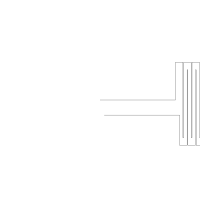

Here is the Python script that generated this plot:
#!/usr/bin/python
import argparse
import drawsvg as draw
from numpy import array, sqrt, pi, log
from math import floor, ceil

#  Embroidery capacitor maker, import to inkscape to generate pes file
#**** Size unit is mm and capacitance is pF
class CapacitorMaker:

    def GenerateInterdigitalCapacitor(name, wire_length, capacitance, size = 0):
        d = draw.Drawing(200, 200, origin='center', displayInline=False)
        p = draw.Path(stroke_width=0.202, stroke='black', fill_opacity ="0")
        
        c = CapacitorMaker(capacitance, size)
        c.makeInterdigitalCapacitor(p, wire_length)
        d.append(p)
        d.save_svg(name + ".svg")  # Save to file

    def __init__(self, capacitance, size = 0):

        self.capacitance = capacitance
        self.size = size
        self.line_width = 0.202
        self.spacing = 2
        self.relative_permeability = 1
        self.pixel_scale = 3.77
        self.minimum_stitch_length = 2 * self.pixel_scale

    def makeInterdigitalCapacitor(self, path, wire_length, reverse = False):
        reverseF = -1 if reverse else 1
        if self.size > 0:
            n = floor((self.capacitance * self.line_width / ((self.relative_permeability + 1)*self.size) - 0.1) / 0.089 + 3)
            print("estimated capacitance: ", (self.relative_permeability+1) / self.line_width * self.size * (((n-3)*.089)+.10))
            print("n: ", n)
            path.M(0, 0)
            centers = array([(wire_length)*reverseF*self.pixel_scale, 0])
            spacing = array([self.spacing*reverseF*self.pixel_scale, self.spacing*self.pixel_scale])
            finger_length = self.size*self.pixel_scale
            line_width = self.line_width*self.pixel_scale*reverseF
            print("centers: ", centers)
            print("spacing: ", spacing)
            print("finger length: ",finger_length)
            print("line width: ", line_width)
            print("wire length: ", wire_length)
            path.L(centers[0], centers[1])
            centers[1] -= finger_length/2
            path.L(centers[0], centers[1])
            lastPoint = centers
            for i in range(0, n):
                print("last point: ", lastPoint)
                self.drawStitches(path, lastPoint[0],                           lastPoint[1],                 lastPoint[0] + spacing[0],              lastPoint[1])
                self.drawStitches(path, lastPoint[0] + spacing[0],              lastPoint[1],                 lastPoint[0] + spacing[0],              lastPoint[1] + finger_length)
                self.drawStitches(path, lastPoint[0] + spacing[0],              lastPoint[1] + finger_length, lastPoint[0] + spacing[0] + line_width, lastPoint[1] + finger_length)
                self.drawStitches(path, lastPoint[0] + spacing[0] + line_width, lastPoint[1] + finger_length, lastPoint[0] + spacing[0] + line_width, lastPoint[1])
                lastPoint[0] += spacing[0] + line_width
            lastPoint[1] += spacing[1] + finger_length
            lastPoint[0] += spacing[0]/2 + line_width /2 
            path.M(lastPoint[0], lastPoint[1])
            for i in range(0, n):
                self.drawStitches(path, lastPoint[0],              lastPoint[1],                 lastPoint[0],                           lastPoint[1] - finger_length)
                self.drawStitches(path, lastPoint[0],              lastPoint[1] - finger_length, lastPoint[0] - line_width,              lastPoint[1] - finger_length)
                self.drawStitches(path, lastPoint[0] - line_width, lastPoint[1] - finger_length, lastPoint[0] - line_width,              lastPoint[1])
                self.drawStitches(path, lastPoint[0] - line_width, lastPoint[1],                 lastPoint[0] - spacing[0] - line_width, lastPoint[1])
                lastPoint[0] -= spacing[0] + line_width
            path.L(lastPoint[0], lastPoint[1])
            path.L(lastPoint[0], lastPoint[1] - finger_length/2 + spacing[1])
            path.L(lastPoint[0]-(wire_length)*reverseF*self.pixel_scale, lastPoint[1] - finger_length/2 + spacing[1])
        else:
            raise Exception("size must be > 0")
        

    def drawStitches(self, p, x1, y1, x2, y2):
        dx = x2 - x1
        dy = y2 - y1
        length = sqrt((dx**2) + (dy**2))
        
        stitches = length/self.minimum_stitch_length

        # print("stitches", stitches)
        for i in range(1, floor(stitches)):
            
            p.L(x1 + dx/stitches*i, y1 + dy/stitches*i)
        p.L(x2, y2)

    


if __name__=="__main__":
    CapacitorMaker.GenerateInterdigitalCapacitor("capacitor_test", 20, 100, 20)


    
